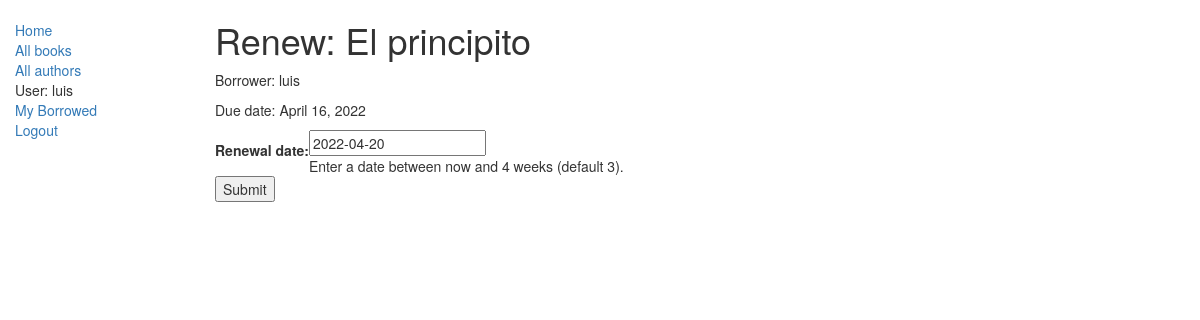
Screenshot of /catalog/book/8c4399956ac44271bbdbefb4f739a3b1/renew/ (signed in) with the database file from the repository.
### catalog/models.py (models this page shows, shortened)
class BookInstance(models.Model):
    id = models.UUIDField(primary_key=True, default=uuid.uuid4, help_text="ID único para este libro particular en toda la biblioteca")
    book = models.ForeignKey('Book', on_delete=models.SET_NULL, null=True)
    imprint = models.CharField(max_length=200)
    due_back = models.DateField(null=True, blank=True)
    borrower = models.ForeignKey(User, on_delete=models.SET_NULL, null=True, blank=True)
    LOAN_STATUS = (
        ('m', 'Maintenance'),
        ('o', 'On loan'),
        ('a', 'Available'),
        ('r', 'Reserved'),
    )
    status = models.CharField(max_length=1, choices=LOAN_STATUS, blank=True, default='m', help_text='Disponibilidad del libro')
    class Meta:
        ordering = ["due_back"]
        permissions = (("can_mark_returned", "Set book as returned"),)

class Book(models.Model):
    title = models.CharField(max_length=200)
    author = models.ForeignKey('Author', on_delete=models.SET_NULL, null=True)
    summary = models.TextField(max_length=1000, help_text="Ingrese una breve descripción del libro")
    isbn = models.CharField('ISBN',max_length=13, help_text='13 Caracteres <a href="https://www.isbn-international.org/content/what-isbn">ISBN number</a>')
    genre = models.ManyToManyField(Genre, help_text="Seleccione un genero para este libro")

### catalog/views.py (the view)
# urls.py: re_path(r'^book/(?P<pk>[-\w]+)/renew/$', views.renew_book_librarian, name='renew-book-librarian'),
@permission_required('catalog.can_mark_returned')
def renew_book_librarian(request, pk):
    book_inst=get_object_or_404(BookInstance, pk = pk)
    if request.method == 'POST':
        form = RenewBookForm(request.POST)
        if form.is_valid():
            book_inst.due_back = form.cleaned_data['renewal_date']
            book_inst.save()
            return HttpResponseRedirect(reverse('all-borrowed') )
    else:
        proposed_renewal_date = datetime.date.today() + datetime.timedelta(weeks=3)
        form = RenewBookForm(initial={'renewal_date': proposed_renewal_date,})
    return render(request, 'catalog/book_renew_librarian.html', {'form': form, 'bookinst':book_inst})

### catalog/forms.py (shortened to what this page needs)
class RenewBookForm(forms.Form):
    renewal_date = forms.DateField(help_text="Enter a date between now and 4 weeks (default 3).")

### catalog/templates/catalog/book_renew_librarian.html (shortened to what this page needs)
{% extends "base_generic.html" %}
{% block content %}
    <h1>Renew: {{bookinst.book.title}}</h1>
    <p>Borrower: {{bookinst.borrower}}</p>
    <p{% if bookinst.is_overdue %} class="text-danger"{% endif %}>Due date: {{bookinst.due_back}}</p>
    <form action="" method="post">
        <table>
        {{ form }}
        </table>
        <input type="submit" value="Submit" />
    </form>
{% endblock %}

### catalog/templates/base_generic.html (shortened to what this page needs)
<!DOCTYPE html>
<html lang="en">
<head>
  <link rel="stylesheet" href="https://maxcdn.bootstrapcdn.com/bootstrap/3.3.7/css/bootstrap.min.css">
  {% load static %}
  <link rel="stylesheet" href="{% static 'css/styles.css' %}">
</head>
<body>
  <div class="container-fluid">
    <div class="row">
      <div class="col-sm-2">
      {% block sidebar %}
      <ul class="sidebar-nav">
          <li><a href="{% url 'index' %}">Home</a></li>
          <li><a href="{% url 'books' %}">All books</a></li>
          <li><a href="{% url 'authors' %}">All authors</a></li>
          {% if user.is_authenticated %}
              <li>User: {{ user.get_username }}</li>
              <li><a href="{% url 'my-borrowed' %}">My Borrowed</a></li>
              <li><a href="{% url 'logout'%}?next={{request.path}}">Logout</a></li>
          {% else %}
              <li><a href="{% url 'login'%}?next={{request.path}}">Login</a></li>
          {% endif %}
      </ul>
     {% endblock %}
      </div>
      <div class="col-sm-10 ">
      {% block content %}{% endblock %}
      </div>
    </div>
  </div>
</body>
</html>

### catalog/static/css/styles.css (style rules this page uses)
.sidebar-nav { margin-top: 20px; padding: 0; list-style: none; }

### rows the page displays
BookInstance: book "El principito", borrower "luis", due_back "April 16, 2022"

### other values shown
{{ user.get_username }} "luis"
